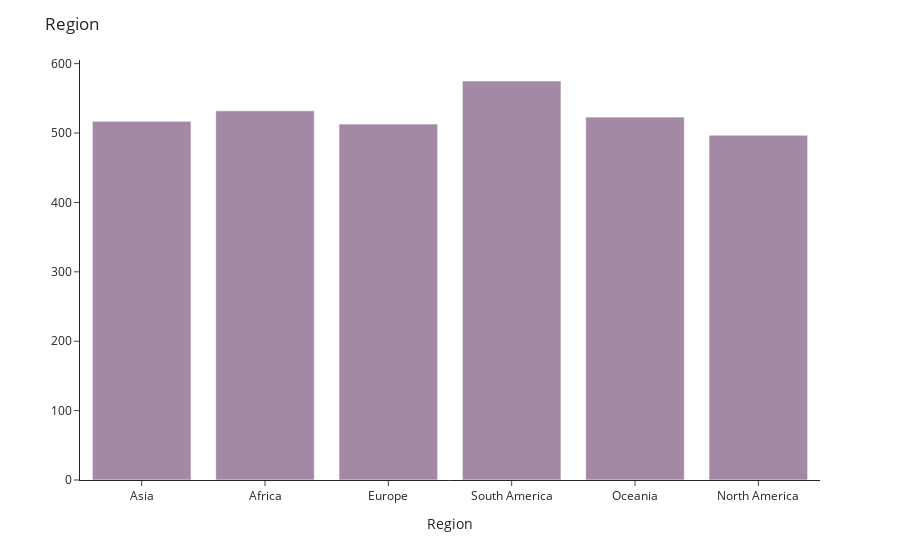

The code cell stored with this chart in its notebook:
### Code cell
## histogram for region distribution
age_fig = ex.histogram(data,
            x = 'Region',
            nbins = 30,
            color_discrete_sequence = ["#A489A4"])

## figure title and labels
age_fig.update_layout(
    title = 'Region',
    xaxis_title = 'Region',
    yaxis_title = None,
    template = 'simple_white')

### Figure 1 — Plotly figure (JSON) as saved in the notebook; plotly's stock layout.template omitted (floating-point values rounded to 4 significant figures; data arrays with more than 128 entries replaced by an {"elided": "..."} marker saying what was removed)
{"data": [{"alignmentgroup": "True", "bingroup": "x", "hovertemplate": "Region=%{x}<br>count=%{y}<extra></extra>", "legendgroup": "", "marker": {"color": "#A489A4", "pattern": {"shape": ""}}, "name": "", "nbinsx": 30, "offsetgroup": "", "orientation": "v", "showlegend": false, "type": "histogram", "x": {"elided": "3157 str values"}, "xaxis": "x", "yaxis": "y"}], "layout": {"barmode": "relative", "legend": {"tracegroupgap": 0}, "margin": {"t": 60}, "title": {"text": "Region"}, "xaxis": {"anchor": "y", "domain": [0, 1], "title": {"text": "Region"}}, "yaxis": {"anchor": "x", "domain": [0, 1], "title": {}}}}
